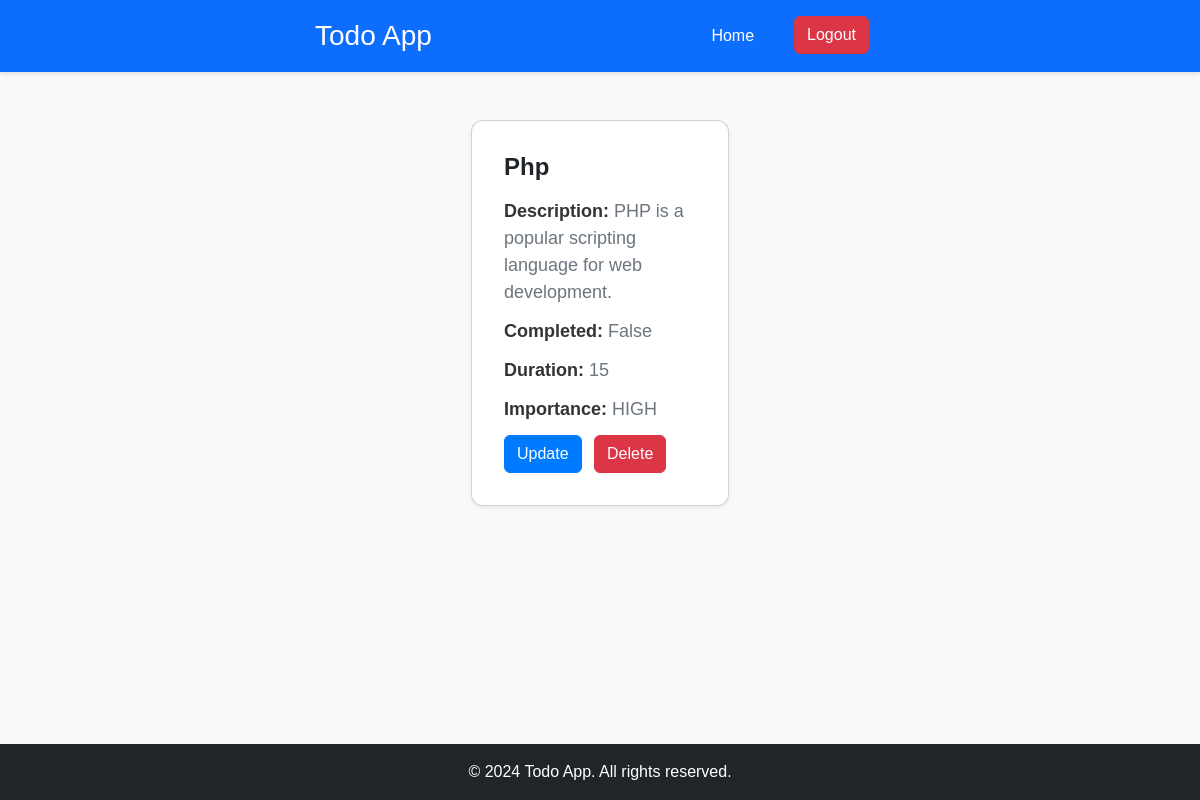
/detail-todo/7 (signed in), run on the app's committed database.
### todoapp/models.py (models this page shows, shortened)
class Todo(models.Model):
    HIGH = 'HIGH'
    MEDIUM = 'MEDIUM'
    LOW = 'LOW'
    IMPORTANCE_CHOICES = [
        (HIGH, 'High'),
        (MEDIUM, 'Medium'),
        (LOW, 'Low'),
    ]
    user=models.ForeignKey (User, on_delete=models.CASCADE)
    title=models.CharField(max_length=300)
    description=models.CharField(max_length=500)
    completed=models.BooleanField()
    duration=models.PositiveIntegerField()
    importance=models.CharField(max_length=6, choices=IMPORTANCE_CHOICES)

### todoapp/views.py (the view)
# urls.py: path('detail-todo/<int:todo_id>', views.DetailTodo.as_view(), name='detailtodo'),
class DetailTodo(LoginRequiredMixin, DetailView):
    login_url = '/login/'
    model = Todo
    fields = ["title", "description", "completed", "duration", "importance"]
    template_name = 'todo/detailtodo.html'
    context_object_name = 'todo'
    pk_url_kwarg = 'todo_id'

### todoapp/templates/todo/detailtodo.html (shortened to what this page needs)
{% extends 'main.html' %}
{% block content %}
<div class="container mt-5">
    <div class="row justify-content-center">
        <div class="col-md-8 col-lg-6">
            <div class="card shadow-sm">
                <div class="card-body">
                    <h1 class="card-title">{{ todo.title }}</h1>
                    <p class="card-text"><strong>Description:</strong> {{ todo.description }}</p>
                    <p class="card-text"><strong>Completed:</strong> {{ todo.completed }}</p>
                    <p class="card-text"><strong>Duration:</strong> {{ todo.duration }}</p>
                    <p class="card-text"><strong>Importance:</strong> {{ todo.importance }}</p>
                    <a href="{% url 'updatetodo' todo_id=todo.id %}" class="btn btn-primary">Update</a>
                    <a href="{% url 'deletetodo' todo_id=todo.id %}" class="btn btn-danger ms-2">Delete</a>
                </div>
            </div>
        </div>
    </div>
</div>
{% endblock %}

### todoapp/static/css/maintodo.css (style rules this page uses)
body { font-family: Arial, sans-serif; background-color: #f8f9fa; margin: 0; padding: 0; }
.container { max-width: 960px; margin: 0 auto; padding: 0 15px; }
.card { border-radius: 0.75rem; box-shadow: 0 4px 8px rgba(0, 0, 0, 0.1); }
.card-body { padding: 2rem; }
.container { max-width: 960px; }
.container { max-width: 1200px; }
h1 { font-size: 2rem; font-weight: bold; }
.card-body { padding: 1.5rem; }
.card-title { font-size: 1.25rem; margin-bottom: 0.75rem; }
.card-text { font-size: 1rem; color: #6c757d; }
.btn-primary { background-color: #007bff; border-color: #007bff; }
.btn-danger { background-color: #dc3545; border-color: #dc3545; }
.card-title { font-size: 2rem; margin-bottom: 1rem; }
.card-text { font-size: 1.125rem; margin-bottom: 0.75rem; }
.card-text strong { color: #333; }
.card-title { font-size: 1.5rem; }
.container { max-width: 600px; }
.card-body p { font-size: 1.125rem; }

### data on the page
Todo: title "Php", description "PHP is a popular scripting language for web development.", completed "False", duration "15", importance "HIGH"
